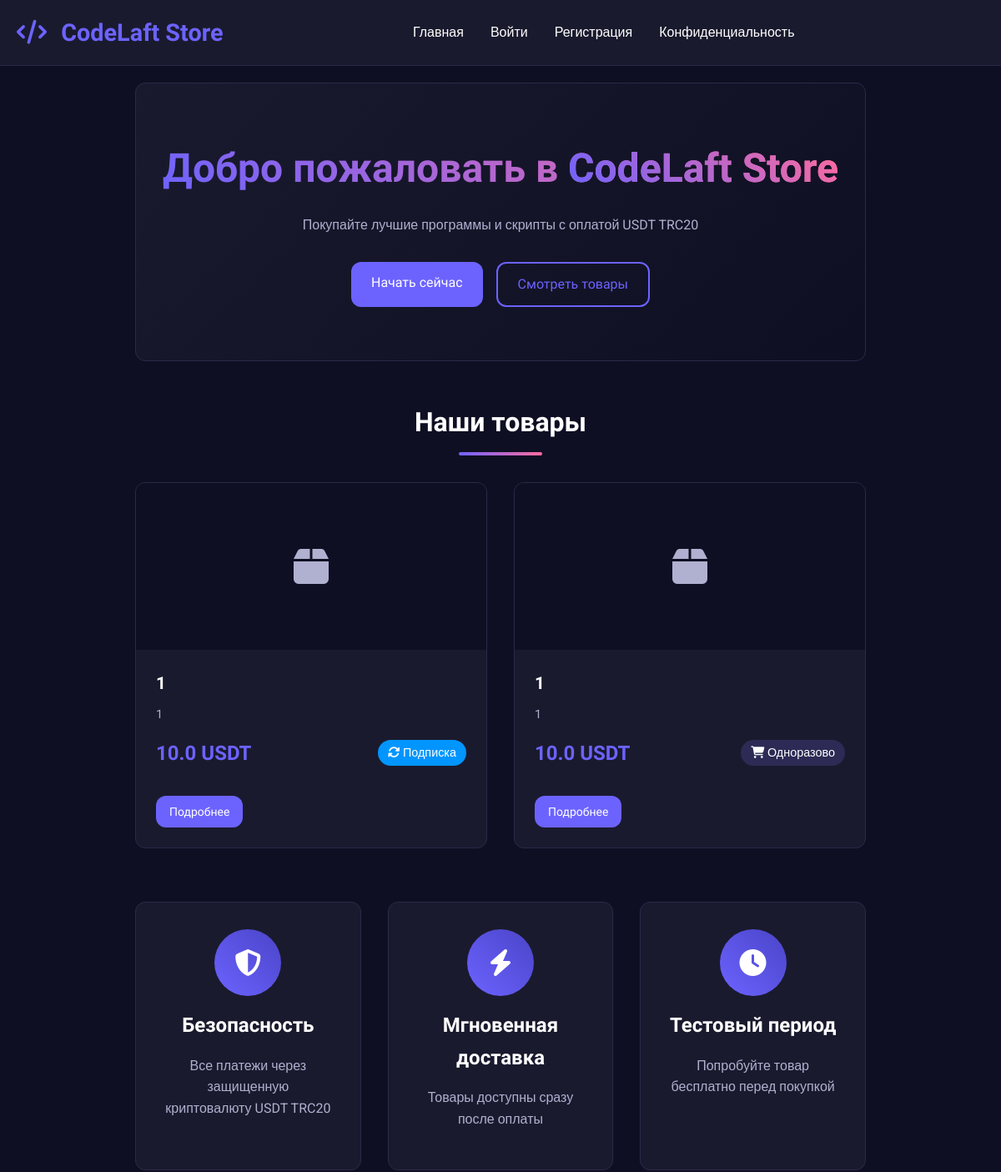
Before: / (upper part) with the older database file.
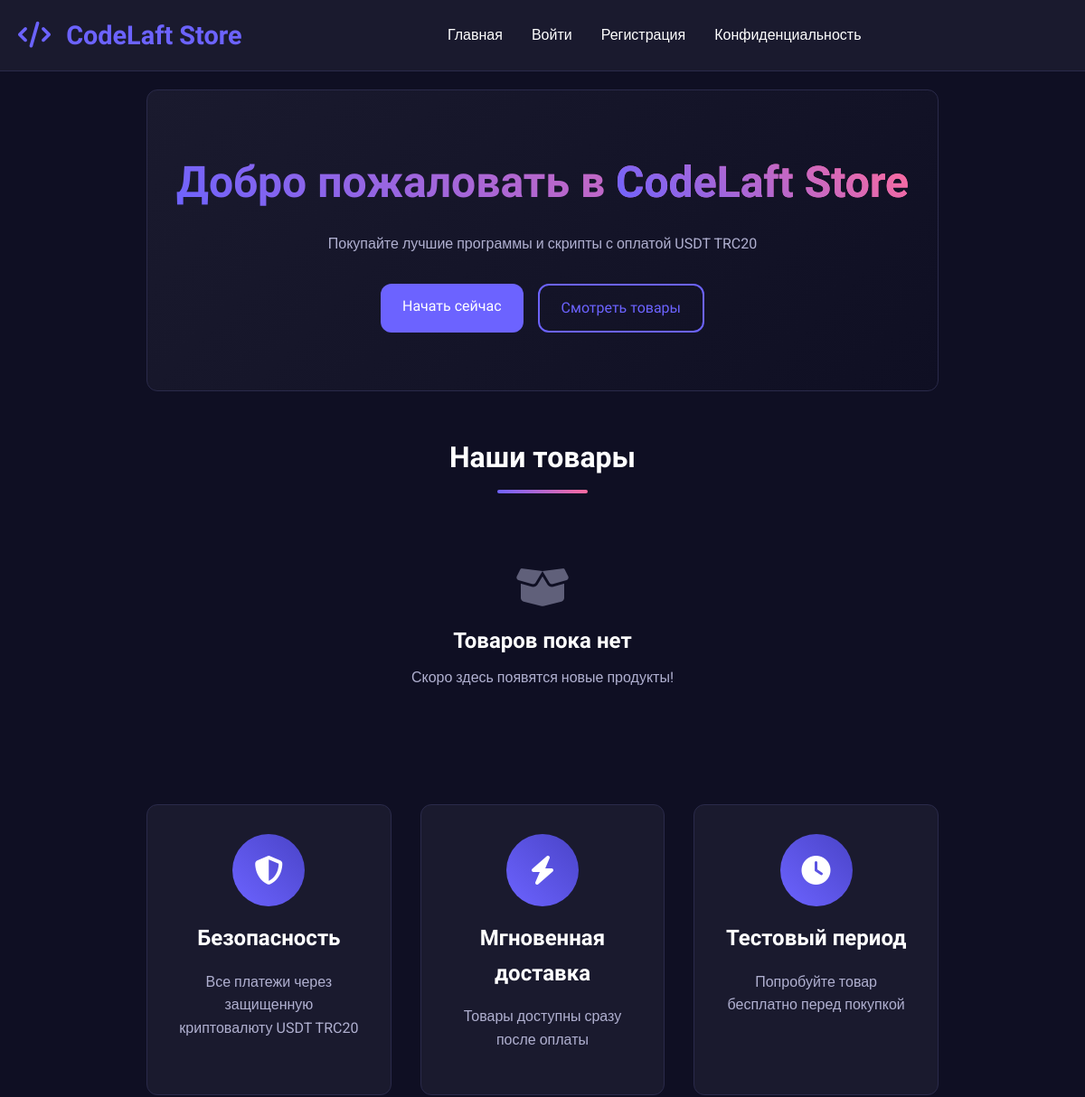
After: the same page with the newer database file.
### app.py (models this page shows)
class Product(db.Model):
    id = db.Column(db.Integer, primary_key=True)
    name = db.Column(db.String(200), nullable=False)
    description = db.Column(db.Text, nullable=False)
    price = db.Column(db.Float, nullable=False)
    original_price = db.Column(db.Float)  # Цена без скидки
    price_type = db.Column(db.String(20), nullable=False)  # 'one_time' or 'subscription' or 'trial'
    subscription_days = db.Column(db.Integer, default=30)  # For subscription products
    trial_days = db.Column(db.Integer, default=7)  # Для тестового периода
    quantity = db.Column(db.Integer, default=1)
    image_filename = db.Column(db.String(200))
    form_fields = db.Column(db.Text)  # JSON string with form fields
    is_active = db.Column(db.Boolean, default=True)
    is_trial = db.Column(db.Boolean, default=False)  # Флаг тестового товара
    max_trial_per_user = db.Column(db.Integer, default=1)  # Максимум тестовых периодов на пользователя
    created_at = db.Column(db.DateTime, default=datetime.utcnow)
    reviews = db.relationship('Review', backref='product', lazy=True, cascade='all, delete-orphan')
    promocodes = db.relationship('Promocode', backref='product', lazy=True, cascade='all, delete-orphan')

### app.py (the view)
@app.route('/')
def index():
    products = Product.query.filter_by(is_active=True).all()
    for product in products:
        promocode = Promocode.query.filter(
            Promocode.product_id == product.id,
            Promocode.is_active == True,
            Promocode.valid_from <= datetime.utcnow(),
            (Promocode.valid_until == None) | (Promocode.valid_until >= datetime.utcnow())
        ).first()
        if promocode:
            product.has_discount = True
            product.discounted_price = calculate_discounted_price(product.price, promocode)
            product.discount_percent = int(promocode.discount_value) if promocode.discount_type == 'percentage' else None
        else:
            product.has_discount = False
            product.discounted_price = product.price
        if current_user.is_authenticated and product.price_type == 'trial':
            can_trial, message = can_user_get_trial(current_user.id, product.id)
            product.can_get_trial = can_trial
            product.trial_message = message
        else:
            product.can_get_trial = False
    return render_template('index.html', products=products)

### app.py (called while the page is built)
@app.context_processor
def inject_now():
    return {'now': datetime.utcnow()}

@app.context_processor
def inject_now():
    return {'now': datetime.utcnow(), 'timedelta': timedelta}

@app.before_request
def start_payment_monitor_once():
    global _monitor_started
    if not _monitor_started:
        _monitor_started = True
        monitor_thread = threading.Thread(target=TronPaymentVerifier.start_payment_monitor, daemon=True)
        monitor_thread.start()
        print("Payment monitor started")

### templates/index.html (shortened to what this page needs)
{% extends "base.html" %}
{% block content %}
<div class="hero">
    <div class="hero-content">
        <h1>Добро пожаловать в <span class="gradient-text">CodeLaft Store</span></h1>
        <p>Покупайте лучшие программы и скрипты с оплатой USDT TRC20</p>
        {% if not current_user.is_authenticated %}
            <div class="hero-buttons">
                <a href="{{ url_for('register') }}" class="btn btn-primary">Начать сейчас</a>
                <a href="#products" class="btn btn-secondary">Смотреть товары</a>
            </div>
        {% endif %}
    </div>
</div>
<section id="products" class="products-section">
    <h2 class="section-title">Наши товары</h2>
    <div class="products-grid">
        {% for product in products %}
        <div class="product-card">
            {% if product.image_filename %}
            <img src="{{ url_for('download_file', filename=product.image_filename) }}" alt="{{ product.name }}">
            {% else %}
            <div class="product-image-placeholder">
                <i class="fas fa-box"></i>
            </div>
            {% endif %}
            <div class="product-info">
                <h3>{{ product.name }}</h3>
                <p class="product-description">{{ product.description[:100] }}{% if product.description|length > 100 %}...{% endif %}</p>
                <div class="product-meta">
                    {% if product.price_type == 'trial' %}
                        <span class="price free-text">БЕСПЛАТНО</span>
                        <span class="type trial-badge">
                            <i class="fas fa-clock"></i> Тестовый период
                        </span>
                    {% else %}
                        {% if product.has_discount %}
                            <div class="price-with-discount-small">
                                <span class="old-price-small">{{ product.price }} USDT</span>
                                <span class="price">{{ product.discounted_price }} USDT</span>
                            </div>
                        {% else %}
                            <span class="price">{{ product.price }} USDT</span>
                        {% endif %}
                        <span class="type {{ product.price_type }}">
                            {% if product.price_type == 'subscription' %}
                                <i class="fas fa-sync-alt"></i> Подписка
                            {% else %}
                                <i class="fas fa-shopping-cart"></i> Одноразово
                            {% endif %}
                        </span>
                    {% endif %}
                </div>
                <div class="product-actions">
                    <a href="{{ url_for('product_detail', product_id=product.id) }}" class="btn btn-small">Подробнее</a>
                </div>
            </div>
        </div>
        {% endfor %}
    </div>
    {% if not products %}
    <div class="empty-state">
        <i class="fas fa-box-open"></i>
        <h3>Товаров пока нет</h3>
        <p>Скоро здесь появятся новые продукты!</p>
    </div>
    {% endif %}
</section>
<section class="features-section">
    <div class="features-grid">
        <div class="feature">
            <div class="feature-icon">
                <i class="fas fa-shield-alt"></i>
            </div>
            <h3>Безопасность</h3>
            <p>Все платежи через защищенную криптовалюту USDT TRC20</p>
        </div>
        <div class="feature">
            <div class="feature-icon">
                <i class="fas fa-bolt"></i>
            </div>
            <h3>Мгновенная доставка</h3>
            <p>Товары доступны сразу после оплаты</p>
        </div>
        <div class="feature">
            <div class="feature-icon">
                <i class="fas fa-clock"></i>
            </div>
            <h3>Тестовый период</h3>
            <p>Попробуйте товар бесплатно перед покупкой</p>
        </div>
    </div>
</section>
{% endblock %}

Changed rows visible on the page:
removed Product: name "1", description "1", price "10.0", price_type "subscription" (drawn)
removed Product: name "1", description "1", price "10.0", price_type "one_time" (drawn)
Other visible differences:
text now shown: "Товаров пока нет Скоро здесь появятся новые продукты!"
